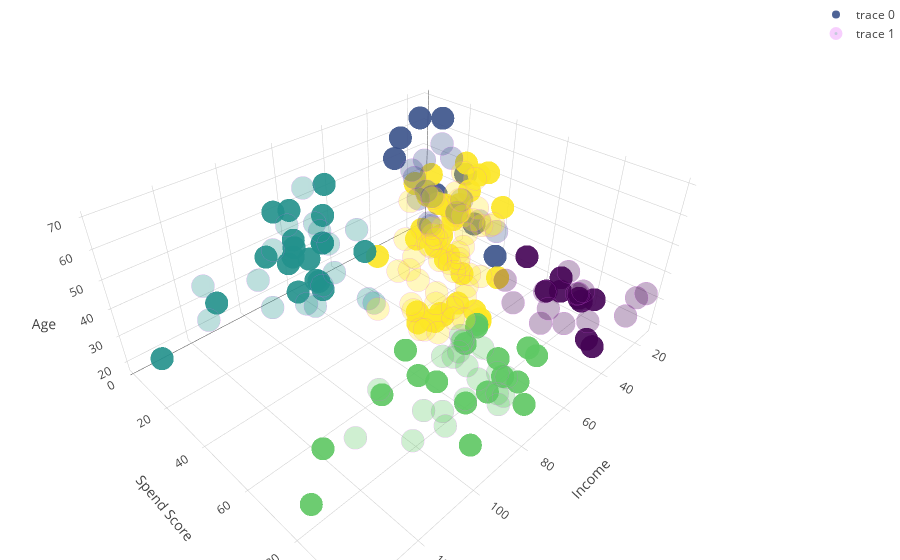

The notebook cell this image was saved under:
### Code cell
traces = []
for gender in cust_data['Genre'].unique():
    opacity = 0.9 if gender == 'Male' else 0.3
    
    
    mask = cust_data['Genre']==gender
    temp_data = cust_data[mask]
    x = temp_data['Annual Income (k$)']
    y = temp_data['Spending Score (1-100)']
    z = temp_data['Age']
    c = temp_data["kp_cluster"]
    marker = dict(size=8, color=c, colorscale='Viridis', opacity=opacity)
    line = dict(color = 'rgb(231, 99, 250)', width = 10)
    marker['line'] = None if gender == 'Male' else line
    trace = go.Scatter3d(x=x, y=y, z=z, mode='markers', marker=marker)
    traces.append(trace)
layout = go.Layout(margin=dict( l=0,r=0,b=0,t=0), scene={'xaxis':{'title': 'Income'}, 'yaxis':{'title': 'Spend Score'}, 'zaxis':{'title': 'Age'}})
fig = go.Figure(data=traces, layout=layout)
po.iplot(fig, filename='3d-scatter-colorscale')
  
#     my_cmap = ListedColormap(sns.color_palette().as_hex())

#     ax.scatter(x,y,z, s=150, marker=marker, c=c, cmap='rainbow', alpha=0.9)

### Figure 1 — Plotly figure (JSON) as saved in the notebook; plotly's stock layout.template omitted (floating-point values rounded to 4 significant figures)
{"data": [{"marker": {"color": [1, 0, 1, 1, 1, 0, 0, 1, 1, 0, 0, 0, 0, 1, 1, 0, 0, 1, 4, 4, 4, 4, 4, 4, 4, 4, 4, 4, 4, 4, 4, 4, 4, 4, 4, 4, 4, 4, 4, 4, 4, 4, 4, 4, 4, 4, 4, 4, 4, 4, 3, 4, 3, 2, 3, 2, 3, 2, 3, 2, 3, 2, 3, 2, 3, 2, 3, 2, 2, 2, 2, 2, 3, 2, 3, 2, 3, 2, 3, 2, 3, 2, 3, 3, 2, 3, 2, 3], "colorscale": "Viridis", "opacity": 0.9, "size": 8}, "mode": "markers", "type": "scatter3d", "uid": "915fe6dc-d478-11e8-836d-aae9fe84485c", "x": [15, 15, 19, 19, 20, 20, 21, 23, 24, 24, 25, 28, 28, 30, 33, 33, 38, 39, 42, 43, 43, 44, 46, 46, 46, 48, 48, 48, 49, 54, 54, 54, 54, 54, 54, 54, 59, 60, 60, 61, 61, 62, 62, 62, 63, 63, 63, 63, 64, 67, 69, 71, 71, 71, 71, 71, 71, 73, 73, 74, 75, 77, 77, 77, 78, 78, 78, 78, 78, 81, 85, 86, 87, 87, 87, 87, 87, 88, 88, 93, 93, 98, 99, 101, 113, 126, 137, 137], "y": [39, 81, 3, 14, 13, 79, 66, 29, 35, 73, 73, 82, 61, 4, 4, 92, 92, 36, 60, 60, 41, 46, 46, 56, 55, 51, 59, 59, 55, 47, 54, 48, 51, 55, 41, 46, 41, 49, 52, 42, 49, 59, 55, 56, 46, 43, 48, 52, 46, 56, 91, 35, 95, 11, 75, 9, 75, 5, 73, 10, 93, 12, 97, 36, 90, 17, 88, 1, 1, 5, 26, 20, 63, 13, 75, 10, 92, 15, 69, 14, 90, 15, 97, 68, 8, 74, 18, 83], "z": [19, 21, 64, 67, 37, 22, 20, 52, 35, 25, 31, 29, 35, 60, 53, 18, 24, 48, 33, 59, 47, 69, 53, 70, 19, 63, 18, 19, 70, 59, 26, 40, 57, 38, 67, 48, 18, 48, 24, 48, 20, 67, 26, 49, 54, 68, 66, 65, 19, 27, 39, 43, 40, 59, 38, 47, 39, 20, 32, 19, 32, 25, 28, 48, 34, 43, 39, 37, 34, 19, 50, 42, 32, 40, 28, 36, 36, 58, 27, 59, 35, 46, 30, 28, 33, 32, 32, 30]}, {"marker": {"color": [1, 0, 1, 0, 1, 0, 0, 0, 1, 0, 1, 0, 1, 1, 1, 1, 0, 0, 1, 0, 1, 0, 1, 0, 1, 0, 1, 0, 4, 4, 4, 4, 4, 4, 4, 4, 4, 4, 4, 4, 4, 4, 4, 4, 4, 4, 4, 4, 4, 4, 4, 4, 4, 4, 4, 4, 4, 4, 4, 4, 4, 4, 4, 4, 4, 4, 4, 4, 4, 4, 4, 4, 4, 2, 3, 2, 3, 3, 2, 3, 2, 4, 3, 3, 2, 2, 3, 2, 3, 3, 3, 2, 3, 3, 3, 3, 2, 2, 3, 2, 3, 3, 2, 2, 2, 3, 2, 3, 3, 2, 3, 2], "colorscale": "Viridis", "line": {"color": "rgb(231, 99, 250)", "width": 10}, "opacity": 0.3, "size": 8}, "mode": "markers", "type": "scatter3d", "uid": "915fe846-d478-11e8-bed0-aae9fe84485c", "x": [16, 16, 17, 17, 18, 18, 19, 19, 20, 20, 21, 23, 25, 28, 28, 29, 29, 30, 33, 33, 34, 34, 37, 37, 38, 39, 39, 39, 40, 40, 40, 40, 42, 43, 43, 44, 46, 47, 47, 48, 48, 48, 49, 50, 50, 54, 54, 54, 54, 54, 57, 57, 58, 58, 59, 60, 60, 60, 60, 62, 62, 62, 63, 63, 64, 65, 65, 65, 65, 67, 67, 67, 69, 70, 70, 72, 72, 73, 73, 74, 75, 76, 76, 77, 78, 78, 78, 78, 78, 78, 78, 79, 79, 81, 85, 86, 87, 88, 88, 97, 97, 98, 99, 101, 103, 103, 103, 103, 113, 120, 120, 126], "y": [6, 77, 40, 76, 6, 94, 72, 99, 15, 77, 35, 98, 5, 14, 32, 31, 87, 73, 14, 81, 17, 73, 26, 75, 35, 61, 28, 65, 55, 47, 42, 42, 52, 54, 45, 50, 51, 52, 59, 50, 48, 47, 42, 49, 56, 53, 52, 42, 44, 57, 58, 55, 60, 46, 55, 40, 42, 47, 50, 41, 48, 42, 50, 54, 42, 48, 50, 43, 59, 43, 57, 40, 58, 29, 77, 34, 71, 88, 7, 72, 5, 40, 87, 74, 22, 20, 76, 16, 89, 78, 73, 35, 83, 93, 75, 95, 27, 13, 86, 32, 86, 88, 39, 24, 17, 85, 23, 69, 91, 16, 79, 28], "z": [20, 23, 31, 22, 35, 23, 30, 35, 58, 24, 35, 35, 46, 54, 45, 40, 23, 21, 49, 21, 42, 30, 36, 20, 65, 31, 49, 24, 50, 27, 29, 31, 49, 31, 50, 51, 27, 67, 54, 43, 68, 32, 47, 60, 60, 45, 23, 49, 46, 21, 55, 22, 34, 50, 68, 40, 32, 47, 27, 23, 49, 21, 66, 19, 38, 18, 19, 63, 49, 51, 50, 38, 40, 23, 31, 25, 31, 29, 44, 35, 57, 28, 32, 32, 34, 44, 38, 47, 27, 30, 30, 56, 29, 31, 36, 33, 36, 52, 30, 37, 32, 29, 41, 54, 41, 36, 34, 32, 38, 47, 35, 45]}], "layout": {"margin": {"b": 0, "l": 0, "r": 0, "t": 0}, "scene": {"xaxis": {"title": "Income"}, "yaxis": {"title": "Spend Score"}, "zaxis": {"title": "Age"}}}}
